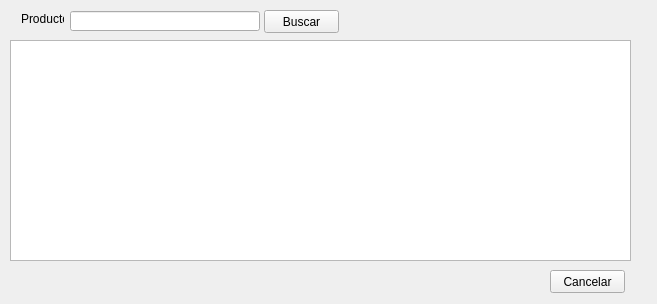
<?xml version="1.0" encoding="UTF-8"?>
<ui version="4.0">
 <class>B_Productos</class>
 <widget class="QWidget" name="B_Productos">
  <property name="geometry">
   <rect>
    <x>0</x>
    <y>0</y>
    <width>657</width>
    <height>304</height>
   </rect>
  </property>
  <property name="minimumSize">
   <size>
    <width>657</width>
    <height>304</height>
   </size>
  </property>
  <property name="maximumSize">
   <size>
    <width>657</width>
    <height>304</height>
   </size>
  </property>
  <property name="windowTitle">
   <string>Busqueda de Productos</string>
  </property>
  <property name="windowIcon">
   <iconset>
    <normaloff>Iconos/Icon.ico</normaloff>Iconos/Icon.ico</iconset>
  </property>
  <widget class="QTableWidget" name="T_Prod">
   <property name="geometry">
    <rect>
     <x>10</x>
     <y>40</y>
     <width>621</width>
     <height>221</height>
    </rect>
   </property>
   <property name="toolTip">
    <string/>
   </property>
   <property name="statusTip">
    <string/>
   </property>
   <property name="accessibleName">
    <string/>
   </property>
   <property name="defaultDropAction">
    <enum>Qt::IgnoreAction</enum>
   </property>
   <property name="selectionMode">
    <enum>QAbstractItemView::SingleSelection</enum>
   </property>
   <property name="selectionBehavior">
    <enum>QAbstractItemView::SelectRows</enum>
   </property>
   <property name="columnCount">
    <number>0</number>
   </property>
   <attribute name="horizontalHeaderVisible">
    <bool>true</bool>
   </attribute>
   <attribute name="horizontalHeaderDefaultSectionSize">
    <number>200</number>
   </attribute>
   <attribute name="verticalHeaderVisible">
    <bool>false</bool>
   </attribute>
  </widget>
  <widget class="QPushButton" name="B_Canc">
   <property name="geometry">
    <rect>
     <x>550</x>
     <y>270</y>
     <width>75</width>
     <height>23</height>
    </rect>
   </property>
   <property name="focusPolicy">
    <enum>Qt::ClickFocus</enum>
   </property>
   <property name="text">
    <string>Cancelar</string>
   </property>
   <property name="shortcut">
    <string>Esc</string>
   </property>
   <property name="autoDefault">
    <bool>true</bool>
   </property>
  </widget>
  <widget class="QLineEdit" name="L_Prod">
   <property name="geometry">
    <rect>
     <x>70</x>
     <y>11</y>
     <width>190</width>
     <height>20</height>
    </rect>
   </property>
  </widget>
  <widget class="QPushButton" name="B_Buscar">
   <property name="geometry">
    <rect>
     <x>264</x>
     <y>10</y>
     <width>75</width>
     <height>23</height>
    </rect>
   </property>
   <property name="focusPolicy">
    <enum>Qt::ClickFocus</enum>
   </property>
   <property name="text">
    <string>Buscar</string>
   </property>
   <property name="autoDefault">
    <bool>true</bool>
   </property>
  </widget>
  <widget class="QLabel" name="L_Cliente">
   <property name="geometry">
    <rect>
     <x>21</x>
     <y>11</y>
     <width>43</width>
     <height>16</height>
    </rect>
   </property>
   <property name="text">
    <string>Producto</string>
   </property>
  </widget>
 </widget>
 <tabstops>
  <tabstop>L_Prod</tabstop>
  <tabstop>T_Prod</tabstop>
 </tabstops>
 <resources/>
 <connections>
  <connection>
   <sender>T_Prod</sender>
   <signal>cellDoubleClicked(int,int)</signal>
   <receiver>B_Productos</receiver>
   <slot>Resultados()</slot>
   <hints>
    <hint type="sourcelabel">
     <x>320</x>
     <y>150</y>
    </hint>
    <hint type="destinationlabel">
     <x>328</x>
     <y>151</y>
    </hint>
   </hints>
  </connection>
  <connection>
   <sender>L_Prod</sender>
   <signal>returnPressed()</signal>
   <receiver>B_Productos</receiver>
   <slot>QueryProductos()</slot>
   <hints>
    <hint type="sourcelabel">
     <x>135</x>
     <y>19</y>
    </hint>
    <hint type="destinationlabel">
     <x>328</x>
     <y>151</y>
    </hint>
   </hints>
  </connection>
  <connection>
   <sender>B_Canc</sender>
   <signal>clicked()</signal>
   <receiver>B_Productos</receiver>
   <slot>Cerrar()</slot>
   <hints>
    <hint type="sourcelabel">
     <x>587</x>
     <y>281</y>
    </hint>
    <hint type="destinationlabel">
     <x>328</x>
     <y>151</y>
    </hint>
   </hints>
  </connection>
  <connection>
   <sender>B_Buscar</sender>
   <signal>clicked()</signal>
   <receiver>B_Productos</receiver>
   <slot>QueryProductos()</slot>
   <hints>
    <hint type="sourcelabel">
     <x>298</x>
     <y>20</y>
    </hint>
    <hint type="destinationlabel">
     <x>328</x>
     <y>151</y>
    </hint>
   </hints>
  </connection>
  <connection>
   <sender>L_Prod</sender>
   <signal>textChanged(QString)</signal>
   <receiver>B_Productos</receiver>
   <slot>QueryProductos()</slot>
   <hints>
    <hint type="sourcelabel">
     <x>164</x>
     <y>20</y>
    </hint>
    <hint type="destinationlabel">
     <x>328</x>
     <y>151</y>
    </hint>
   </hints>
  </connection>
 </connections>
 <slots>
  <slot>Resultados()</slot>
  <slot>QueryProductos()</slot>
  <slot>Cerrar()</slot>
 </slots>
</ui>
